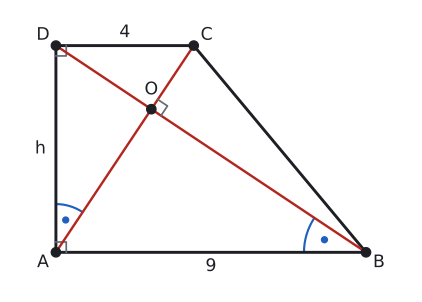

This figure's Python source:
import sys; sys.path.insert(0, "tools")
from cizim import *

P = lambda x, y: np.array([float(x), float(y)])
uz = lambda U, V: round(float(np.linalg.norm(U - V)), 4)
def acisi(K, U, V):
    u, v = U - K, V - K
    return round(float(np.degrees(np.arccos(np.dot(u, v) / np.linalg.norm(u) / np.linalg.norm(v)))), 3)
def kesis(p, u, q, v):
    t = np.linalg.solve(np.array([u, -v]).T, q - p); return p + t[0] * u
def birim(U, V):
    t = (V - U) / np.linalg.norm(V - U); return t, np.array([-t[1], t[0]])
def paralel_isareti(U, V, f=0.5):
    M = U + f * (V - U); t, _ = birim(U, V)
    ax.annotate("", xy=M + 0.3 * S * t, xytext=M - 0.3 * S * t, arrowprops=dict(arrowstyle="-|>", color=SOLUK, lw=1.4, mutation_scale=14))
def cetik(U, V, n=1, renk=SOLUK, f=0.5):
    M = U + f * (V - U); t, m = birim(U, V)
    for i in range(n):
        c = M + (i - (n - 1) / 2) * 0.2 * S * t
        ax.plot(*zip(c - 0.22 * S * m, c + 0.22 * S * m), color=renk, lw=1.5)
def olcu(U, V, metin, d=0.5, renk=YAZI, fs=13):
    """[UV] ortasına, U->V yönünün soluna d*S uzağa yazı (d < 0: sağına)."""
    M = (U + V) / 2; _, m = birim(U, V)
    ax.text(*(M + d * S * m), metin, ha="center", va="center", color=renk, fontsize=fs)
def dik_isareti(K, U, V, r=0.4):
    a_ = (U - K) / np.linalg.norm(U - K) * r * S; b_ = (V - K) / np.linalg.norm(V - K) * r * S
    ax.plot(*zip(K + a_, K + a_ + b_, K + b_), color=SOLUK, lw=1.3)
def harf(Q, metin, dx, dy, renk=YAZI, fs=13):
    ax.text(Q[0] + dx * S, Q[1] + dy * S, metin, ha="center", va="center", color=renk, fontsize=fs)
def cizgi(U, V, renk=YAZI, lw=2.2, ls="-"):
    ax.plot(*zip(U, V), color=renk, lw=lw, ls=ls)
def basla(xmin, xmax, ymin, ymax, en=5.5):
    global fig, ax
    fig, ax = sekil(en, en * (ymax - ymin) / (xmax - xmin))
    ax.set_aspect("equal"); ax.axis("off"); ax.set_xlim(xmin, xmax); ax.set_ylim(ymin, ymax)
def yamuk(A, B, C, D, dolgu=None):
    if dolgu: ax.add_patch(patches.Polygon([A, B, C, D], closed=True, facecolor=dolgu, edgecolor="none"))
    ax.plot(*zip(A, B, C, D, A), color=YAZI)
    for Q in (A, B, C, D): nokta(ax, *Q, "")
def koseler(A, B, C, D):
    harf(A, "A", -0.5, -0.4); harf(B, "B", 0.5, -0.4); harf(C, "C", 0.5, 0.4); harf(D, "D", -0.5, 0.4)

# Örnek 6: dik yamuk, köşegenler O'da dik: |AB| = 9, |DC| = 4 -> h² = 36, h = 6.
A, B, C, D = P(0, 0), P(9, 0), P(4, 6), P(0, 6)
O = kesis(A, C - A, B, D - B)
S = 9 / 12
print("AOB", acisi(O, A, B), "DAC", acisi(A, D, C), "ABD", acisi(B, A, D))
basla(-1.4, 10.4, -1.2, 7.1)
yamuk(A, B, C, D); koseler(A, B, C, D)
dik_isareti(A, B, D); dik_isareti(D, A, C)
cizgi(A, C, KIRMIZI, 1.8); cizgi(B, D, KIRMIZI, 1.8)
dik_isareti(O, C, B, 0.45); nokta(ax, *O, ""); harf(O, "O", 0, 0.75)
aci(ax, A, D, C, r=1.4, renk=MAVI); aci(ax, B, A, D, r=1.8, renk=MAVI)
for K0, U, V, r in ((A, D, C, 1.4), (B, A, D, 1.8)):
    u = (U - K0) / np.linalg.norm(U - K0); v = (V - K0) / np.linalg.norm(V - K0); b = (u + v) / np.linalg.norm(u + v)
    ax.plot(*(K0 + 0.7 * r * b), "o", color=MAVI, markersize=4.5)
olcu(A, D, "h", 0.6); olcu(D, C, "4", 0.5); olcu(A, B, "9", -0.55)
kaydet(fig, __file__)
